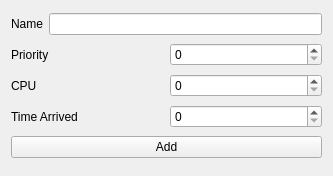
<?xml version="1.0" encoding="UTF-8"?>
<ui version="4.0">
 <class>addWidget</class>
 <widget class="QWidget" name="addWidget">
  <property name="geometry">
   <rect>
    <x>0</x>
    <y>0</y>
    <width>333</width>
    <height>176</height>
   </rect>
  </property>
  <property name="windowTitle">
   <string>Form</string>
  </property>
  <layout class="QVBoxLayout" name="verticalLayout_2">
   <item>
    <layout class="QHBoxLayout" name="horizontalLayout_4">
     <item>
      <widget class="QLabel" name="label">
       <property name="text">
        <string>Name</string>
       </property>
      </widget>
     </item>
     <item>
      <widget class="QLineEdit" name="Name"/>
     </item>
    </layout>
   </item>
   <item>
    <layout class="QHBoxLayout" name="horizontalLayout_3">
     <item>
      <widget class="QLabel" name="label_2">
       <property name="text">
        <string>Priority</string>
       </property>
      </widget>
     </item>
     <item>
      <widget class="QSpinBox" name="Priority"/>
     </item>
    </layout>
   </item>
   <item>
    <layout class="QHBoxLayout" name="horizontalLayout_2">
     <item>
      <widget class="QLabel" name="label_3">
       <property name="text">
        <string>CPU</string>
       </property>
      </widget>
     </item>
     <item>
      <widget class="QSpinBox" name="CPU"/>
     </item>
    </layout>
   </item>
   <item>
    <layout class="QHBoxLayout" name="horizontalLayout">
     <item>
      <widget class="QLabel" name="label_4">
       <property name="text">
        <string>Time Arrived</string>
       </property>
      </widget>
     </item>
     <item>
      <widget class="QSpinBox" name="time_arrived"/>
     </item>
    </layout>
   </item>
   <item>
    <layout class="QVBoxLayout" name="verticalLayout">
     <item>
      <widget class="QPushButton" name="pushButton">
       <property name="text">
        <string>Add</string>
       </property>
      </widget>
     </item>
    </layout>
   </item>
  </layout>
 </widget>
 <resources/>
 <connections/>
</ui>
